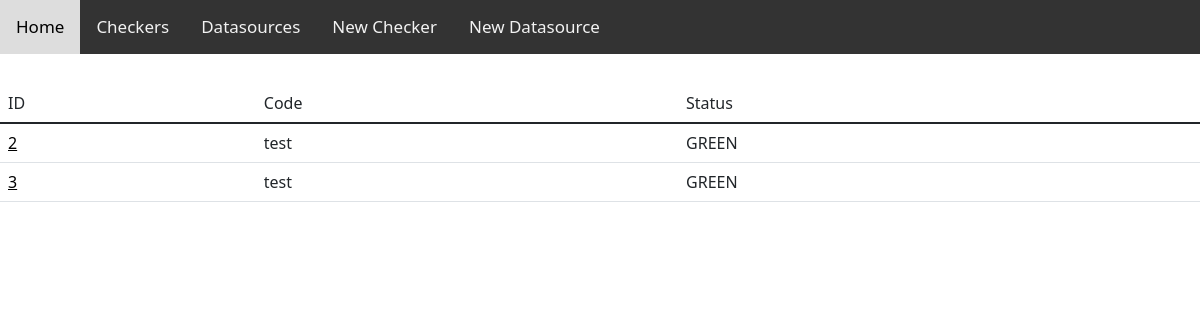
The page /checkers on the database as committed earlier.
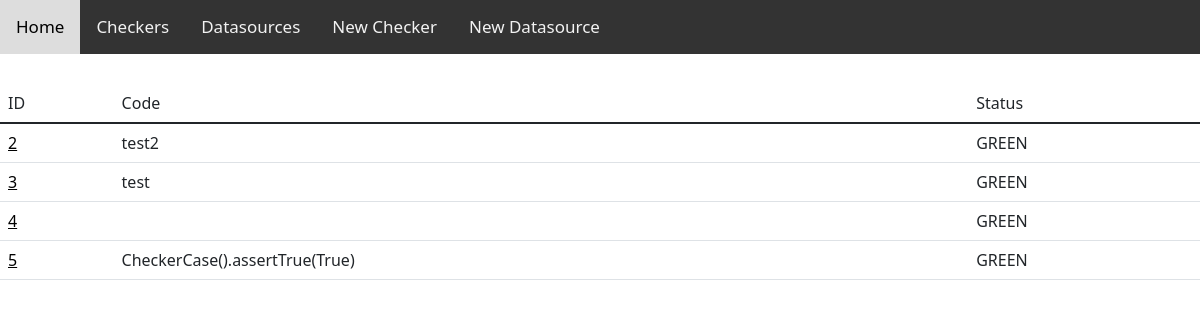
The same page on the database as committed later.
### tables this page shows
CREATE TABLE CHECKER (id INTEGER primary key AUTOINCREMENT, desc TEXT, status TEXT);

### front_end/server/app.py (the view)
@app.route("/checkers")
def checkers():
    db = sqlite3.connect(db_path)
    cur = db.cursor()
    cur.execute("SELECT id, desc, status FROM checker")
    checkers = cur.fetchall()
    return render_template("list_checkers.html", checkers=checkers)

### front_end/server/templates/list_checkers.html (shortened to what this page needs)
<html>
    {% include 'header.html' %}
<body>
    {% include 'menu.html' %}
    <table class="table">
        <thead>
            <td>ID</td>
            <td>Code</td>
            <td>Status</td>
        </thead>
        {% for c in checkers %}
        <tr>
            <td><a href="/checkers/{{c[0]}}">{{c[0]}}</a></td>
            <td>{{c[1]}}</td>
            <td>{{c[2]}}</td>
        </tr>
        {% endfor %}
    </table>
</body>
</html>

### front_end/server/templates/header.html (shortened to what this page needs)
<link href="https://cdn.jsdelivr.net/npm/bootstrap@5.1.3/dist/css/bootstrap.min.css" rel="stylesheet">

### front_end/server/templates/menu.html
<div id="menu">
    <a href="/">Home</a>
    <a href="/checkers">Checkers</a>
    <a href="/datasources">Datasources</a>
    <a href="/checkers/new">New Checker</a>
    <a href="/datasources/new">New Datasource</a>
</div>

### front_end/server/templates/header.html (style rules this page uses)
#menu { background-color: #333; overflow: hidden; }
#menu a { float: left; color: #f2f2f2; text-align: center; padding: 14px 16px; text-decoration: none; font-size: 17px; }
table, form { margin-top: 30px; }
table a { color: black; }

Rows that differ between the two databases and show on the page:
changed CHECKER id 2: desc "test" → "test2"
added CHECKER: id "4", status "GREEN"
added CHECKER: id "5", desc "CheckerCase().assertTrue(True)", status "GREEN"
